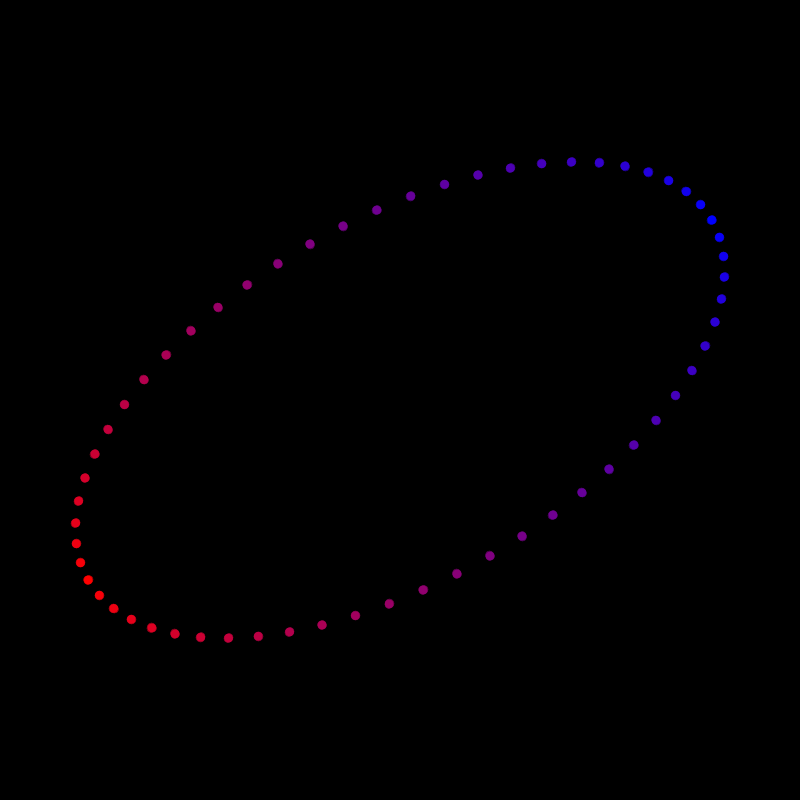
Frame 1 (no input)
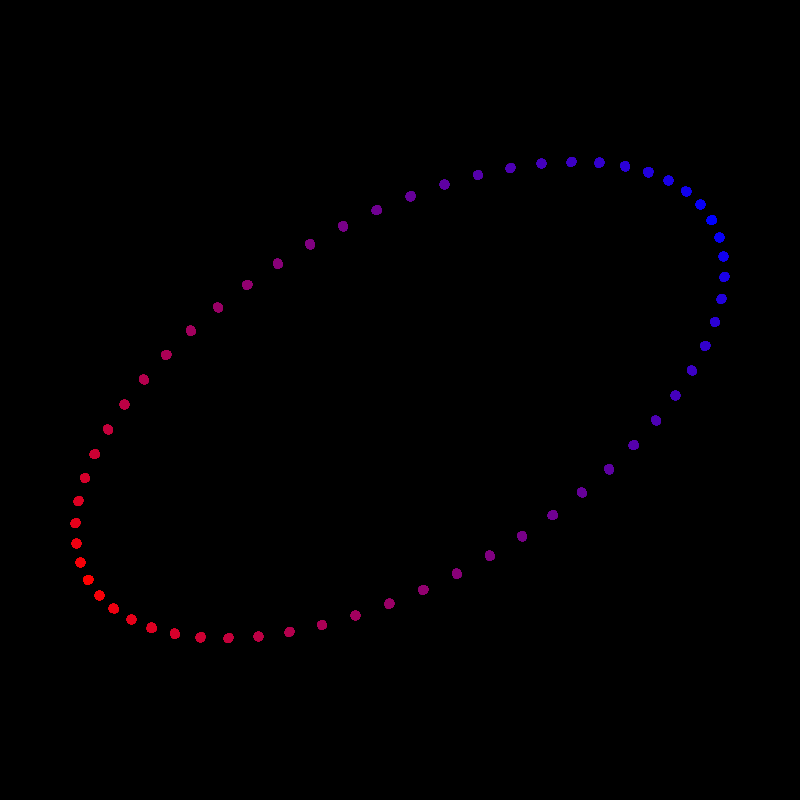
Frame 60 (the mouse pressed at the canvas centre just before this capture)
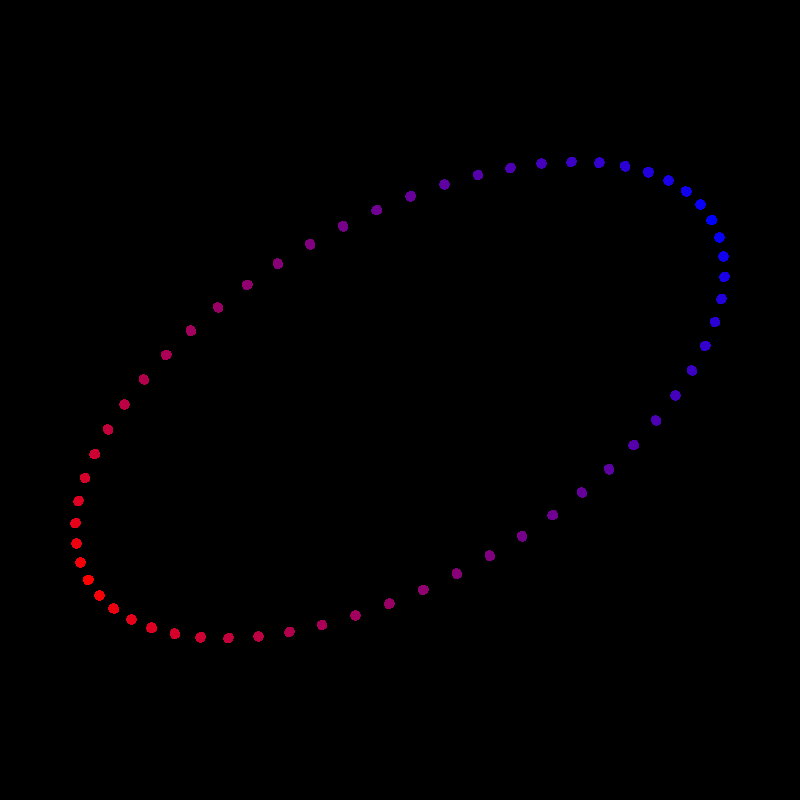
Frame 120 (the mouse held since frame 60 and released just before this capture)

The Processing sketch that drew these frames (run headless with seeded random() and noise(); from frame 60 on, the mouse is pressed at the canvas centre):

// Processing sketch: mid_q1_boakes1
// ── mid_q1_boakes1.pde
void setup(){
  background(0);
  size(800,800);
}
void draw(){
  translate(width/2,height/2);  
  scale(.45);
  rotate(-PI/6);
  int steps = 60;
  color curCol = color(0);
  for(int x=0;x<steps;x++){
      float theta = map(x,0,steps,0,2*PI);
      if(theta <= PI){
        curCol = lerpColor(color(0,0,255),color(255,0,0),map(x,0,steps/2,0f,1f));
      }else{
        curCol = lerpColor(color(255,0,0),color(0,0,255),map(x,steps/2,steps,0f,1f));
      }
      stroke(curCol);
      fill(curCol);
      ellipse(800*cos(theta),400*sin(theta),20,20);    
  }
}
